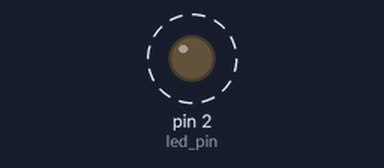
Bench run of a program on a simulated Arduino Uno, built with avr-gcc and run on an emulated ATmega328P. On the bench: output pins drawn as LEDs (lit = HIGH). Dashed ring = blinking. What the program prints to the serial monitor is not drawn.

Above: at 0.5 s.
Timing chart, 0 to 4.6 s (numbered marks = the images above):
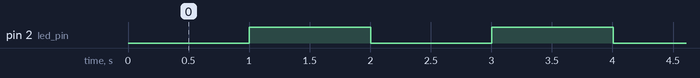

Measured:
- by itself, pin 2 (led_pin): alternates HIGH for 1.0 s and LOW for 1.0 s

The program:

main.cpp
```cpp
#include <Arduino.h>

static const int led_pin=2;
static unsigned long led_state=0;
static unsigned long on_time=1000;
static unsigned long off_time=1000;
static unsigned long last_update=0;

void setup()
{
  Serial.begin(115200);
  while(!Serial);
  pinMode(led_pin,OUTPUT);

}
void loop()
{
  if((millis()-last_update)> on_time && led_state==1)
  {
    last_update=millis();
    led_state=0;
    digitalWrite(led_pin,led_state);
    Serial.println("Led is off");
  }
  else if((millis()-last_update)> off_time &&  led_state==0)
  {
    last_update=millis();
    led_state=1;
    digitalWrite(led_pin,led_state);
    Serial.println("Led is on");
  }

}
```
